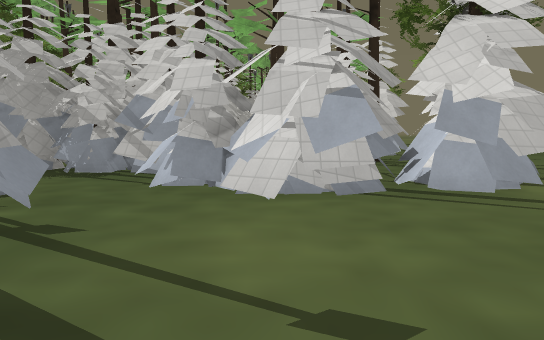
View 1 (above)

24 first-person views from a walk through a 3-D level made in the Godot game engine. The camera is 1.4 m above the floor, tilts 6° down and sees 75° across. The floor is counted in squares, 2 m on a side. Each view is taken from the middle of a square. On the plan, view 1 faces up. The plan holds only what a view shows up to about 11 squares ahead; the rest is blank. The place goes on beyond the plan. Some surface patterns are stand-ins.

View 2
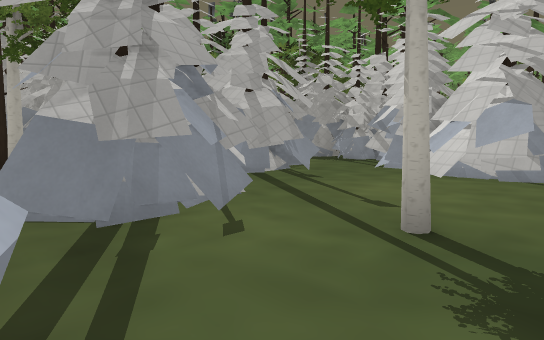

View 3
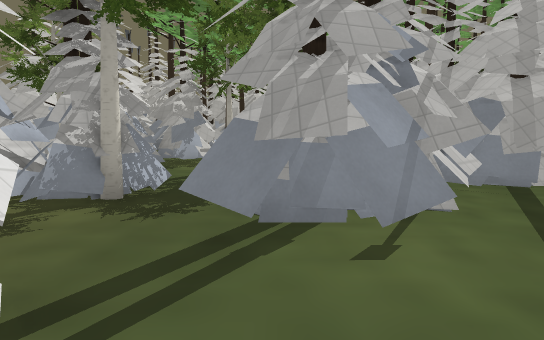

View 4
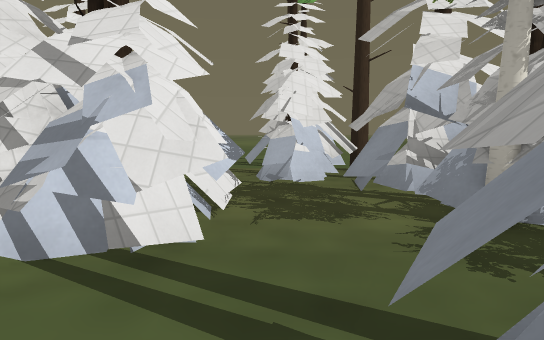

View 5
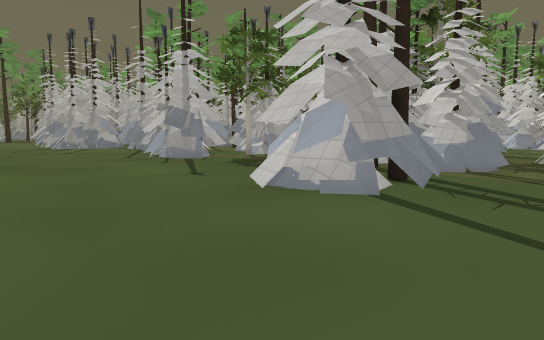

View 6
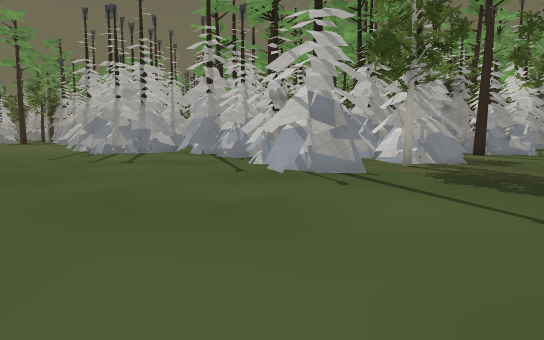

View 7
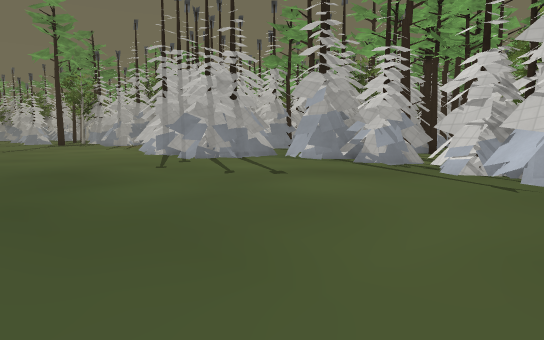

View 8
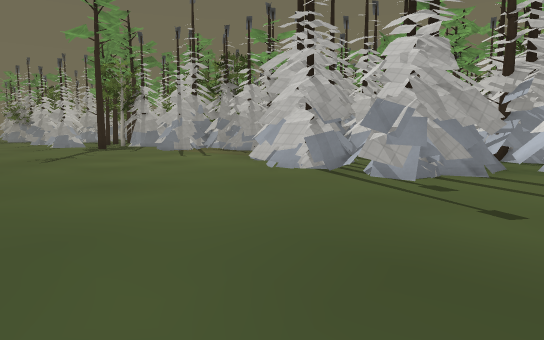

View 9
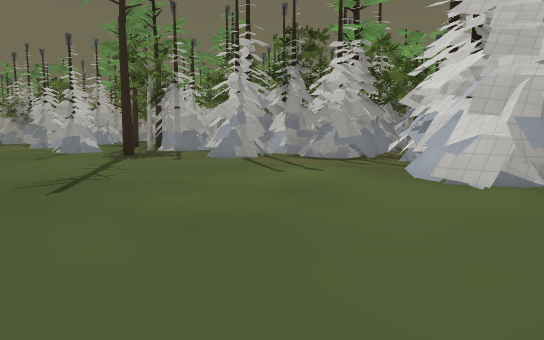

View 10
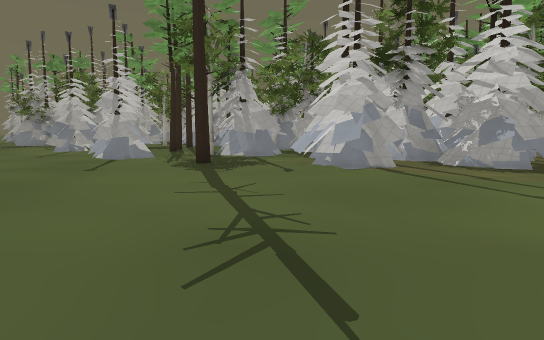

View 11
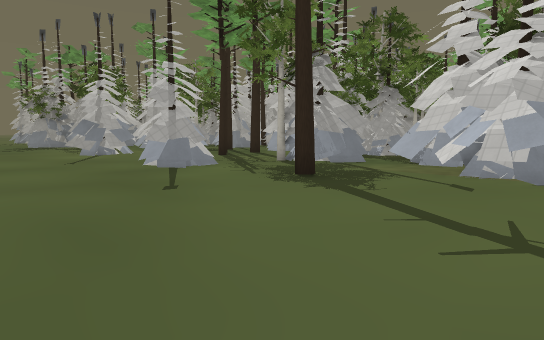

View 12
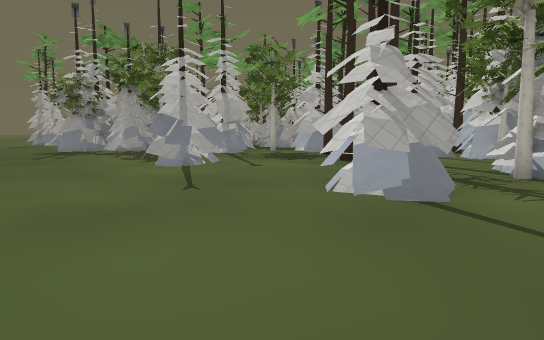

View 13
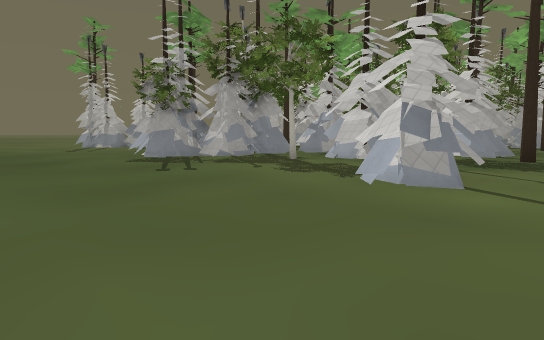

View 14
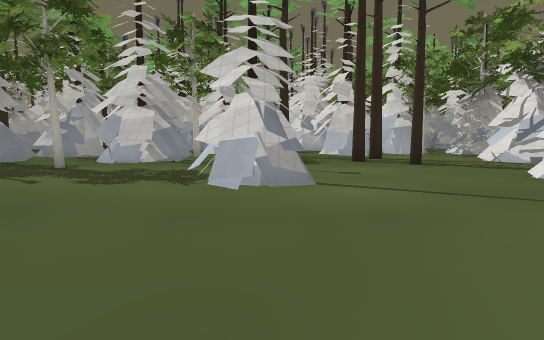

View 15
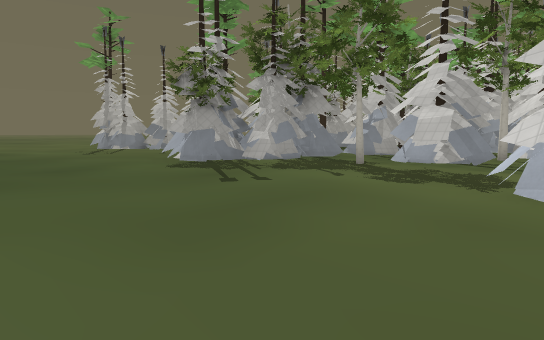

View 16
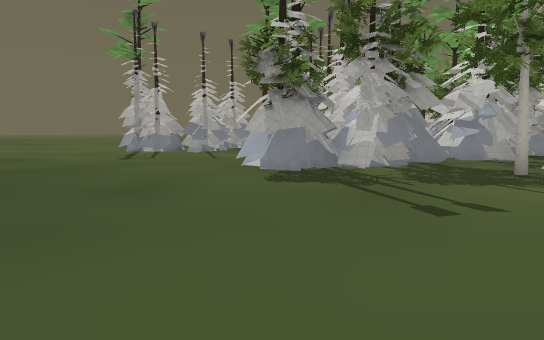

View 17
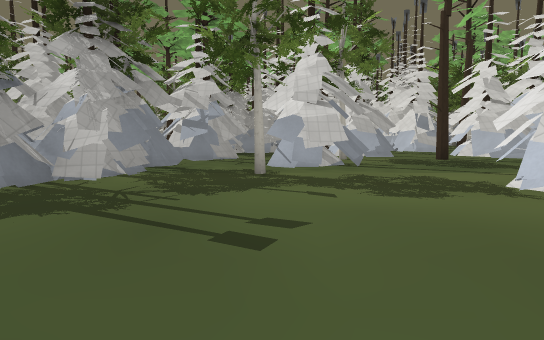

View 18
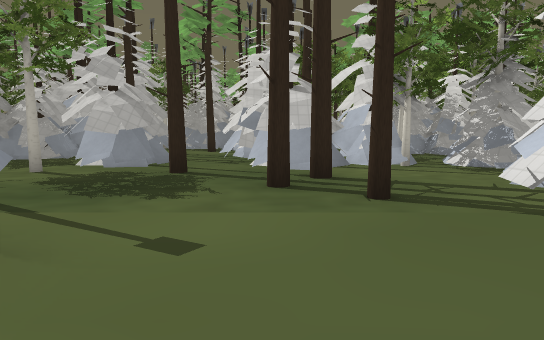

View 19
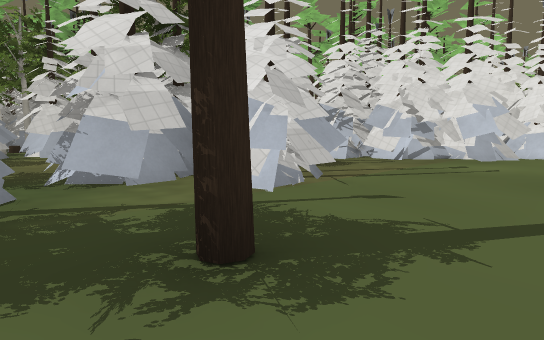

View 20
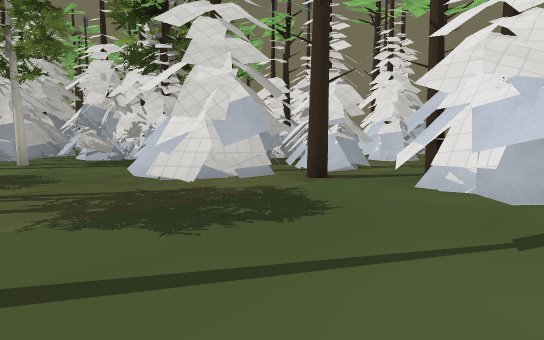

View 21
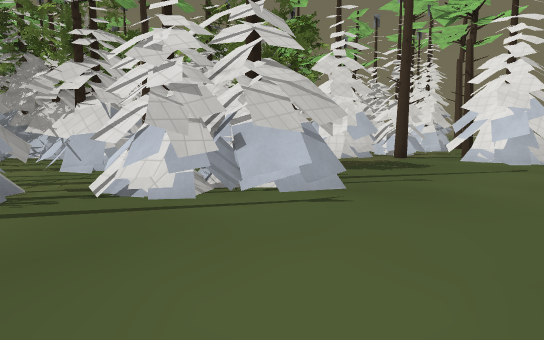

View 22
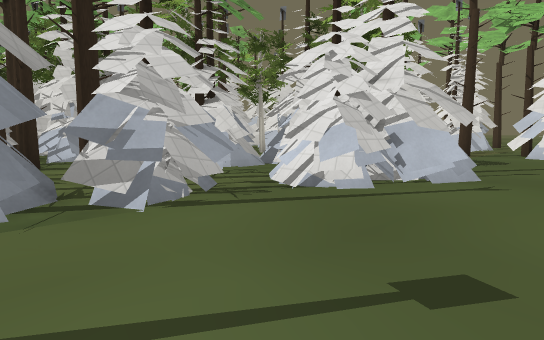

View 23
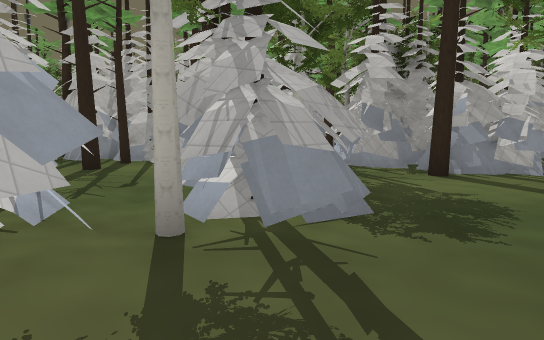

View 24
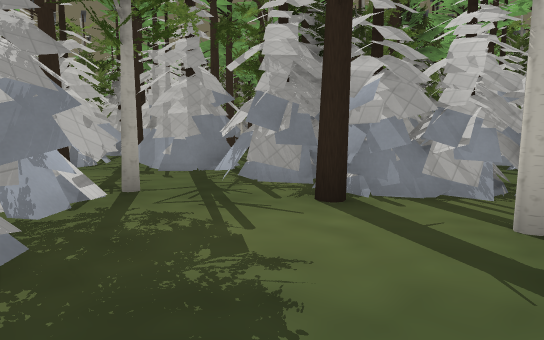

### Floor plan
Key: @ floor where view 1 was taken; # wall or solid block; x gap in a wall; . main floor; : floor 0.25 m higher than the main floor; = window, fence, low wall or low ledge; ^ raised ledge; T pine tree; O other object.
Columns run from 47 left of view 1 to 2 right of it. Each row starts with its distance up from view 1.
 11                                        OO      O
 10                                        O       T
  9                                        O   TT
  8                                             #
  7                                       O      #
  6                                       T#    ##
  5                                        #    #^####
  4                                             #..##.
  3                                             ##....
  2                                             ##....
  1        ##..#                            ######..#.
  0       ##T..##                       ######..###@..
 -1     ######..#                      ###...T..###...
 -2     ##  ##..#####                  #T........##.#.
 -3    ###  ##..##..##=              ###.T##....#T..T#
 -4 #  #### #.T.......##   ####      #.T..T###..##...#
 -5 #  ##.###...TT..#########.##    ## #T...##..####.#
 -6    #..##.....T..##..###...##    ######.###..####.#
 -7  T##..#.............##.....##   #.#.#.###....T....
 -8 x ##.....##.......T........######......##.....#T.
 -9 .##......##...##.............###.............:##..
-10 ..............................................#...
-11 ..................................................
-12 ..................................................
-13 ..................................................
-14    ..........                 ..... .....

Where each view was taken, in squares from view 1:
view 1: 0 up, 0 right, facing up
view 2: 2 down, 2 right, facing up-left
view 3: 1 down, 2 right, facing left
view 4: 0 up, 0 right, facing down
view 5: 13 down, 2 right, facing up-left
view 6: 13 down, 3 left, facing up-left
view 7: 14 down, 7 left, facing up-left
view 8: 14 down, 13 left, facing up-left
view 9: 13 down, 18 left, facing up-left
view 10: 13 down, 22 left, facing up-left
view 11: 13 down, 25 left, facing up-left
view 12: 13 down, 30 left, facing up-left
view 13: 14 down, 35 left, facing up-left
view 14: 14 down, 37 left, facing up
view 15: 14 down, 37 left, facing up-left
view 16: 14 down, 40 left, facing up-left
view 17: 13 down, 41 left, facing up
view 18: 10 down, 35 left, facing up
view 19: 10 down, 30 left, facing up-right
view 20: 10 down, 6 left, facing up-right
view 21: 11 down, 11 left, facing up-right
view 22: 10 down, 13 left, facing up-right
view 23: 7 down, 4 left, facing up-left
view 24: 4 down, 4 left, facing up-left
